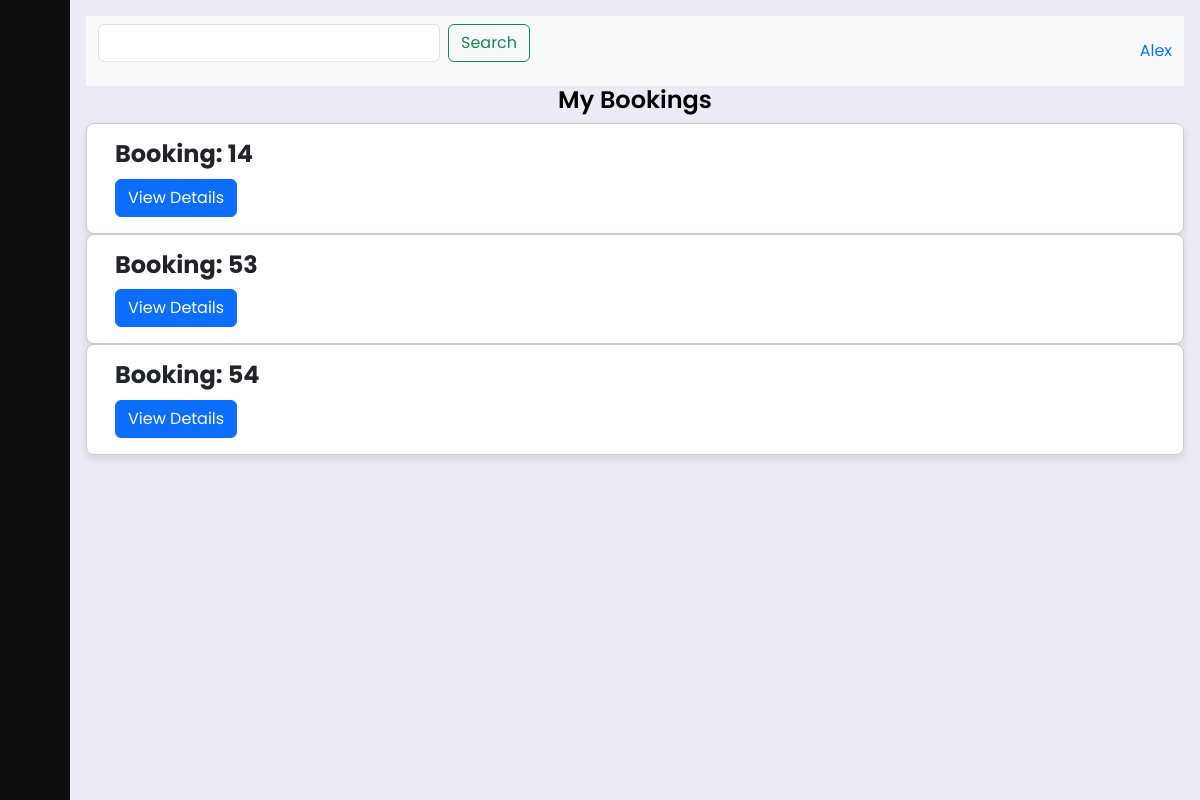
The page /mybookings.php (signed in) on the database its author committed.
### tables this page shows
CREATE TABLE `users` (
  `User_ID` int(11) NOT NULL,
  `User_Name` varchar(255) NOT NULL,
  `User_Email` varchar(255) DEFAULT NULL,
  `User_Password_Hash` varchar(255) DEFAULT NULL,
  `User_Phone_Number` varchar(20) DEFAULT NULL,
  `User_Gender` varchar(10) DEFAULT NULL,
  `User_Role` varchar(20) DEFAULT 'user'
);

CREATE TABLE `bookings` (
  `Booking_id` int(11) NOT NULL,
  `booking_user_id` int(11) NOT NULL,
  `Booking_matatu_id` int(11) DEFAULT NULL,
  `booking_num_seats` int(11) DEFAULT NULL,
  `booking_passenger_name` varchar(255) DEFAULT NULL,
  `booking_contact_number` varchar(255) DEFAULT NULL,
  `booking_share_location` tinyint(1) DEFAULT NULL,
  `booking_location` varchar(1000) DEFAULT NULL,
  `booking_time` timestamp NOT NULL DEFAULT current_timestamp(),
  `booking_payment_status` tinyint(1) DEFAULT 0,
  `booking_destination` varchar(255) DEFAULT NULL,
  `booking_destination_lat` decimal(10,8) DEFAULT NULL,
  `booking_destination_lng` decimal(11,8) DEFAULT NULL,
  `booking_sacco_id` int(11) DEFAULT NULL
);

### retrieve_user_login.php (called while the page is built, shortened)
<?php
include 'conn.php';
function getUserInfoIfLoggedIn($conn) {
    if (isset($_SESSION["loggedin"]) && $_SESSION["loggedin"] === true) {
        $userId = $_SESSION["User_ID"];
        $query = "SELECT * FROM users WHERE User_ID = '$userId'";
        $result = $conn->query($query);
        if ($result && $result->num_rows > 0) {
            $userInformation = $result->fetch_assoc();
            $username = $userInformation['User_Name'];
        } else {
            echo "User not found.";
        }
    } else {
      header("Location: user_login.php");
    }
}
getUserInfoIfLoggedIn($conn);
?>

### mybookings.php (the view, shortened to what this page needs)
<?php
include 'conn.php';
require_once 'retrieve_user_login.php';
$userID = $_SESSION["User_ID"];
$query = "SELECT * FROM bookings WHERE booking_user_id = ?";
$stmt = $conn->prepare($query);
$stmt->bind_param("i", $userID);
$stmt->execute();
$result = $stmt->get_result();
?>
<html lang="en">
  <head>
    <link href="https://cdn.jsdelivr.net/npm/bootstrap@5.3.0-alpha3/dist/css/bootstrap.min.css" rel="stylesheet">
    <link rel="stylesheet" href="https://cdn.lineicons.com/4.0/lineicons.css" />
    <link rel="stylesheet" href="https://cdnjs.cloudflare.com/ajax/libs/font-awesome/5.15.4/css/all.min.css">
    <link rel="stylesheet" href="style.css">
  </head>
  <body>
<body>
    <div class="wrapper">
        <aside id="sidebar">
            <div class="d-flex">
                <button class="toggle-btn" type="button">
                </button>
            </div>
            <ul class="sidebar-nav">
                <li class="sidebar-item">
                    <a href="Home.php" class="sidebar-link">
                    </a>
                </li>
                <li class="sidebar-item">
                    <a href="Book_A_Ride.php" class="sidebar-link">
                    </a>
                </li>
                <li class="sidebar-item">
                    <a href="#" class="sidebar-link collapsed has-dropdown" data-bs-toggle="collapse"
                        data-bs-target="#auth" aria-expanded="false" aria-controls="auth">
                    </a>
                </li>
                <li class="sidebar-item">
                    <a href="select_sacco_book.php" class="sidebar-link collapsed has-dropdown" data-bs-toggle="collapse"
                        data-bs-target="#multi" aria-expanded="false" aria-controls="multi">
                    </a>
                </li>
                <li class="sidebar-item">
                    <a href="select_sacco_book.php" class="sidebar-link">
                    </a>
                </li>
                <li class="sidebar-item">
                    <a href="rental_success.php" class="sidebar-link">
                    </a>
                </li>
            </ul>
            <div class="sidebar-footer">
                <a href="" class="sidebar-link">
                </a>
            </div>
        </aside>
    <div class="main p-3">
    <nav class="navbar bg-body-tertiary">
      <div class="container-fluid">
        <form class="d-flex" role="search">
          <input class="form-control me-2" type="search"  aria-label="Search">
          <button class="btn btn-outline-success" type="submit">Search</button>
        </form>
        <a class="user" href="#"> <i class="lni lni-user"></i>
          <span><?php echo $username; ?></span>
        </a>
      </div>
    </nav>
<h1 class="text-center">My Bookings</h1>
<div class="container text-left">
      <div class="row">
          <?php
          if ($result->num_rows > 0) {
              while ($row = $result->fetch_assoc()) {
                  ?>
                  <div class="card">
                      <div class="card-body">
                          <h5 class="card-title">Booking: <?php echo htmlspecialchars($row["Booking_id"]); ?></h5>
                          <a href="view_booking.php?booking_id=<?php echo $row['Booking_id']; ?>" class="btn btn-primary">View Details</a>
                      </div>
                  </div>
                  <?php
              }
          } else {
              echo "You have not made any bookings yet.";
          }
          ?>
      </div>
  </div>
</div>
</body>
</html>

### style.css (style rules this page uses)
a { text-decoration: none; }
li { list-style: none; }
h1 { font-weight: 600; font-size: 1.5rem; }
body { font-family: 'Poppins', sans-serif; }
.wrapper { display: flex; }
.main { min-height: 100vh; width: 100%; overflow: hidden; transition: all 0.35s ease-in-out; background-color: #ebebf5; }
#sidebar { width: 70px; min-width: 70px; z-index: 1000; max-height: 100vh; overflow-y: none; transition: all .25s ease-in-out; background-color: #0f0f0f; display: flex; flex-direction: column; }
.toggle-btn { background-color: transparent; cursor: pointer; border: 0; padding: 1rem 1.5rem; }
.sidebar-nav { padding: 2rem 0; flex: 1 1 auto; }
a.sidebar-link { padding: .625rem 1.625rem; color: #FFF; display: block; font-size: 0.9rem; white-space: nowrap; border-left: 3px solid transparent; }
.sidebar-item { position: relative; }
.card { width: 100%; border: 1px solid #ccc; border-radius: 8px; box-shadow: 0 4px 8px rgba(0, 0, 0, 0.1); }
.card-title { font-size: 1.5rem; font-weight: bold; margin-bottom: 10px; }
h1 { color: #000000; }

### rows shown on the page
users: User_Name "Alex"
bookings: Booking_id "14"
bookings: Booking_id "53"
bookings: Booking_id "54"
